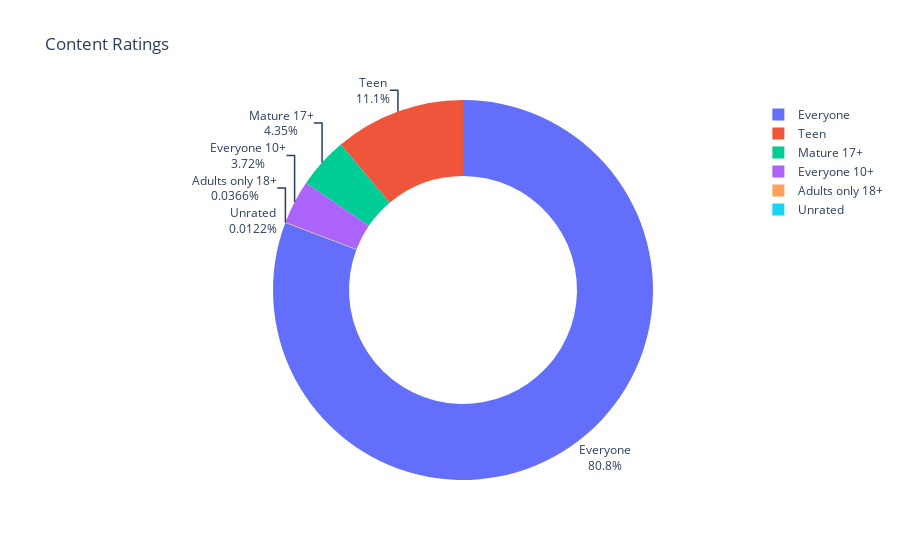

The cell this chart's notebook holds for it:
### Code cell
fig = px.pie(labels=ratings.index, values=ratings.values, title="Content Ratings", names=ratings.index, hole=0.6)

fig.update_traces(textposition="outside", textinfo="percent+label")

fig.show()

### Figure 1 — Plotly figure (JSON) as saved in the notebook; plotly's stock layout.template omitted (floating-point values rounded to 4 significant figures)
{"data": [{"domain": {"x": [0, 1], "y": [0, 1]}, "hole": 0.6, "hovertemplate": "label=%{label}<br>value=%{value}<extra></extra>", "labels": ["Everyone", "Teen", "Mature 17+", "Everyone 10+", "Adults only 18+", "Unrated"], "legendgroup": "", "name": "", "showlegend": true, "textinfo": "percent+label", "textposition": "outside", "type": "pie", "values": [6621, 912, 357, 305, 3, 1]}], "layout": {"legend": {"tracegroupgap": 0}, "title": {"text": "Content Ratings"}}}
